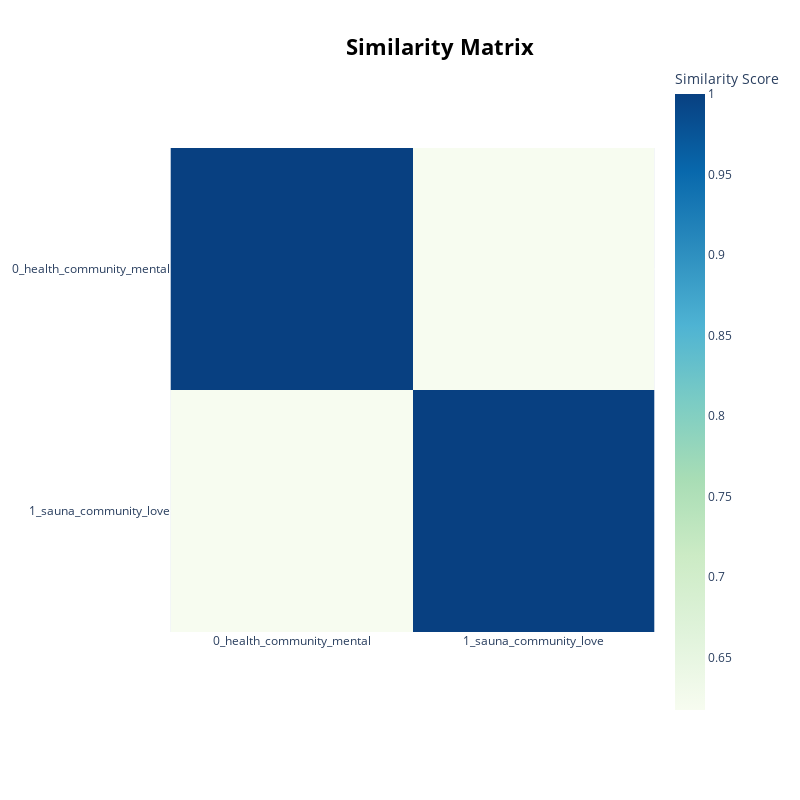

Notebook cell for this chart:
### Code cell
# Visualise how closely related different topics are based on BERT embeddings
topic_model.visualize_heatmap()

### Figure 1 — Plotly figure (JSON) as saved in the notebook; plotly's stock layout.template omitted (floating-point values rounded to 4 significant figures)
{"data": [{"coloraxis": "coloraxis", "hovertemplate": "x: %{x}<br>y: %{y}<br>Similarity Score: %{z}<extra></extra>", "name": "0", "type": "heatmap", "x": ["0_health_community_mental", "1_sauna_community_love"], "xaxis": "x", "y": ["0_health_community_mental", "1_sauna_community_love"], "yaxis": "y", "z": [[1.0, 0.6176], [0.6176, 1.0]]}], "layout": {"coloraxis": {"colorbar": {"title": {"text": "Similarity Score"}}, "colorscale": [[0, "rgb(247,252,240)"], [0.125, "rgb(224,243,219)"], [0.25, "rgb(204,235,197)"], [0.375, "rgb(168,221,181)"], [0.5, "rgb(123,204,196)"], [0.625, "rgb(78,179,211)"], [0.75, "rgb(43,140,190)"], [0.875, "rgb(8,104,172)"], [1, "rgb(8,64,129)"]]}, "height": 800, "hoverlabel": {"bgcolor": "white", "font": {"family": "Rockwell", "size": 16}}, "legend": {"title": {"text": "Trend"}}, "margin": {"t": 60}, "showlegend": true, "title": {"font": {"color": "Black", "size": 22}, "text": "<b>Similarity Matrix</b>", "x": 0.55, "xanchor": "center", "y": 0.95, "yanchor": "top"}, "width": 800, "xaxis": {"anchor": "y", "constrain": "domain", "domain": [0, 1], "scaleanchor": "y"}, "yaxis": {"anchor": "x", "autorange": "reversed", "constrain": "domain", "domain": [0, 1]}}}
